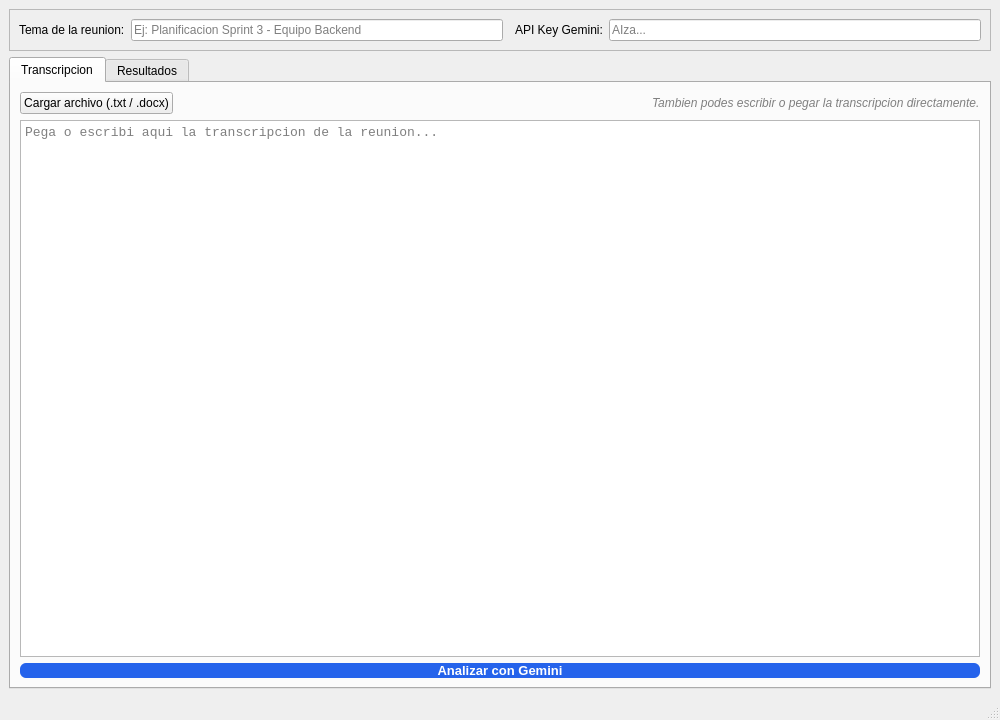
<?xml version="1.0" encoding="UTF-8"?>
<ui version="4.0">
 <class>MainWindow</class>
 <widget class="QMainWindow" name="MainWindow">
  <property name="geometry">
   <rect>
    <x>0</x>
    <y>0</y>
    <width>1000</width>
    <height>720</height>
   </rect>
  </property>
  <property name="windowTitle">
   <string>Analizador de Reuniones Grabadas</string>
  </property>
  <widget class="QWidget" name="centralwidget">
   <layout class="QVBoxLayout" name="layoutPrincipal">
    <item>
     <widget class="QFrame" name="frameControles">
      <property name="frameShape">
       <enum>QFrame::StyledPanel</enum>
      </property>
      <layout class="QHBoxLayout" name="layoutControles">
       <item>
        <widget class="QLabel" name="lblTema">
         <property name="text">
          <string>Tema de la reunion:</string>
         </property>
         <property name="minimumWidth">
          <number>130</number>
         </property>
        </widget>
       </item>
       <item>
        <widget class="QLineEdit" name="txtTema">
         <property name="placeholderText">
          <string>Ej: Planificacion Sprint 3 - Equipo Backend</string>
         </property>
        </widget>
       </item>
       <item>
        <widget class="QLabel" name="lblApiKey">
         <property name="text">
          <string>  API Key Gemini:</string>
         </property>
        </widget>
       </item>
       <item>
        <widget class="QLineEdit" name="txtApiKey">
         <property name="echoMode">
          <enum>QLineEdit::Password</enum>
         </property>
         <property name="placeholderText">
          <string>AIza...</string>
         </property>
         <property name="maximumWidth">
          <number>220</number>
         </property>
        </widget>
       </item>
      </layout>
     </widget>
    </item>
    <item>
     <widget class="QTabWidget" name="tabWidget">
      <widget class="QWidget" name="tabTranscripcion">
       <attribute name="title">
        <string>Transcripcion</string>
       </attribute>
       <layout class="QVBoxLayout" name="layoutTab1">
        <item>
         <layout class="QHBoxLayout" name="layoutBotonesArchivo">
          <item>
           <widget class="QPushButton" name="btnCargarArchivo">
            <property name="text">
             <string>Cargar archivo (.txt / .docx)</string>
            </property>
            <property name="minimumHeight">
             <number>36</number>
            </property>
           </widget>
          </item>
          <item>
           <spacer name="spacerArchivo">
            <property name="orientation">
             <enum>Qt::Horizontal</enum>
            </property>
            <property name="sizeHint" stdset="0">
             <size>
              <width>40</width>
              <height>20</height>
             </size>
            </property>
           </spacer>
          </item>
          <item>
           <widget class="QLabel" name="lblHint">
            <property name="text">
             <string>Tambien podes escribir o pegar la transcripcion directamente.</string>
            </property>
            <property name="styleSheet">
             <string>color: gray; font-style: italic;</string>
            </property>
           </widget>
          </item>
         </layout>
        </item>
        <item>
         <widget class="QPlainTextEdit" name="txtTranscripcion">
          <property name="placeholderText">
           <string>Pega o escribi aqui la transcripcion de la reunion...</string>
          </property>
          <property name="font">
           <font>
            <family>Courier New</family>
            <pointsize>10</pointsize>
           </font>
          </property>
         </widget>
        </item>
        <item>
         <widget class="QPushButton" name="btnAnalizar">
          <property name="text">
           <string>Analizar con Gemini</string>
          </property>
          <property name="minimumHeight">
           <number>42</number>
          </property>
          <property name="styleSheet">
           <string>QPushButton { background-color: #2563eb; color: white; border-radius: 6px; font-size: 13px; font-weight: bold; }
QPushButton:hover { background-color: #1d4ed8; }
QPushButton:disabled { background-color: #93c5fd; }</string>
          </property>
         </widget>
        </item>
       </layout>
      </widget>
      <widget class="QWidget" name="tabResultados">
       <attribute name="title">
        <string>Resultados</string>
       </attribute>
       <layout class="QVBoxLayout" name="layoutTab2">
        <item>
         <widget class="QSplitter" name="splitterResultados">
          <property name="orientation">
           <enum>Qt::Vertical</enum>
          </property>
          <widget class="QGroupBox" name="grpResumen">
           <property name="title">
            <string>Resumen Ejecutivo</string>
           </property>
           <layout class="QVBoxLayout">
            <item>
             <widget class="QPlainTextEdit" name="txtResumen">
              <property name="readOnly">
               <bool>true</bool>
              </property>
              <property name="placeholderText">
               <string>El resumen aparecera aqui despues del analisis...</string>
              </property>
              <property name="maximumHeight">
               <number>120</number>
              </property>
             </widget>
            </item>
           </layout>
          </widget>
          <widget class="QGroupBox" name="grpActa">
           <property name="title">
            <string>Acta Generada</string>
           </property>
           <layout class="QVBoxLayout">
            <item>
             <widget class="QPlainTextEdit" name="txtActa">
              <property name="readOnly">
               <bool>true</bool>
              </property>
              <property name="placeholderText">
               <string>El acta formal aparecera aqui despues del analisis...</string>
              </property>
             </widget>
            </item>
           </layout>
          </widget>
          <widget class="QGroupBox" name="grpTareas">
           <property name="title">
            <string>Lista de Tareas por Participante</string>
           </property>
           <layout class="QVBoxLayout">
            <item>
             <widget class="QPlainTextEdit" name="txtTareas">
              <property name="readOnly">
               <bool>true</bool>
              </property>
              <property name="placeholderText">
               <string>Las tareas asignadas apareceran aqui despues del analisis...</string>
              </property>
              <property name="font">
               <font>
                <family>Courier New</family>
                <pointsize>10</pointsize>
               </font>
              </property>
             </widget>
            </item>
           </layout>
          </widget>
         </widget>
        </item>
        <item>
         <widget class="QPushButton" name="btnExportarPDF">
          <property name="text">
           <string>Exportar Acta y Tareas como PDF</string>
          </property>
          <property name="minimumHeight">
           <number>42</number>
          </property>
          <property name="enabled">
           <bool>false</bool>
          </property>
          <property name="styleSheet">
           <string>QPushButton { background-color: #16a34a; color: white; border-radius: 6px; font-size: 13px; font-weight: bold; }
QPushButton:hover { background-color: #15803d; }
QPushButton:disabled { background-color: #86efac; }</string>
          </property>
         </widget>
        </item>
       </layout>
      </widget>
     </widget>
    </item>
   </layout>
  </widget>
  <widget class="QStatusBar" name="statusbar"/>
 </widget>
 <resources/>
 <connections/>
</ui>
